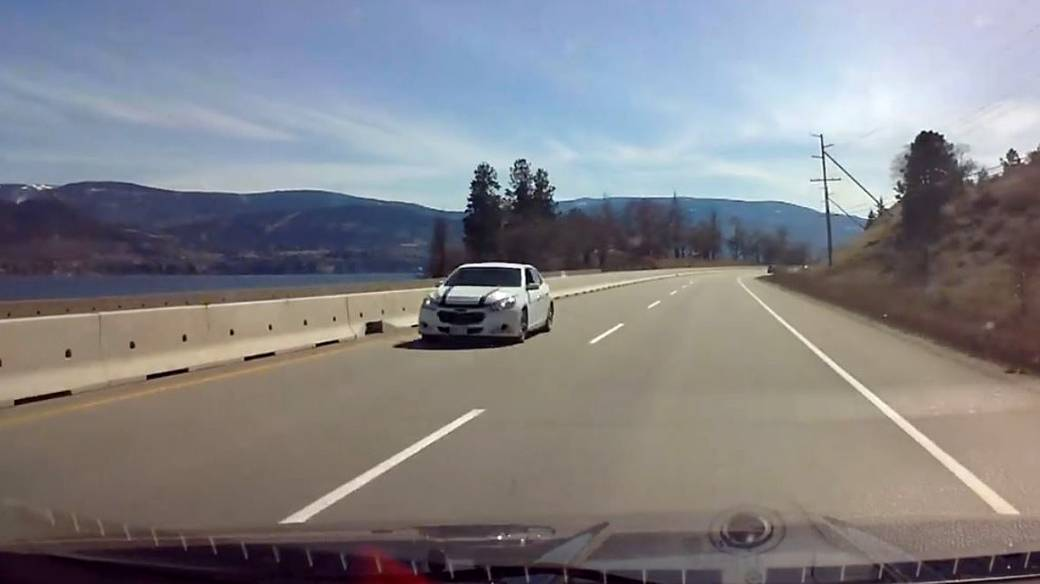
#> input picture image.JPG, 1040 x 584 px, found by its file name
$ python polylineDraw.py
#> lines starting #> are read from the running program, lines starting #| are printed output that depends on the picture; after the words box and inside, x2 and y2 are one past the last pixel; in counts of white or black regions, pixels touching at a corner belong together
# Python program to explain
# cv2.polylines() method

import cv2
import numpy as np

# path
path = r'/home/sanduni/Documents/GitHub/Vehicle-Collision-Warning-System/image.JPG'

# Reading an image in default
# mode
image = cv2.imread(path)
#> image is the input picture: shape (584, 1040, 3); mean B, G, R 134, 129.3, 130

# Window name in which image is
# displayed
window_name = 'Image'

# Polygon corner points coordinates
pts = np.array([[25, 70], [25, 145],
                [75, 10], [150, 190],
                [200, 145], [200, 70],
                [150, 25], [75, 25]],
               np.int32)

pts = pts.reshape((-1, 1, 2))

isClosed = True

# Green color in BGR
color = (0, 255, 0)

# Line thickness of 8 px
thickness = 8

# Using cv2.polylines() method
# Draw a Green polygon with
# thickness of 1 px
image = cv2.polylines(image, [pts],
                      isClosed, color,
                      thickness)
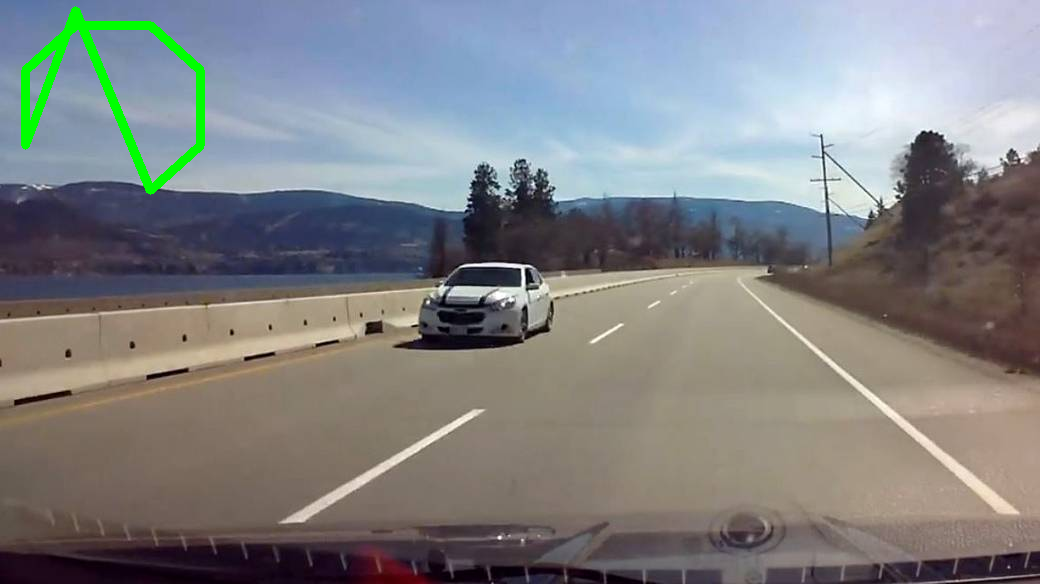
#> image: shape (584, 1040, 3); 1.08% of pixels changed, all inside (x1, y1, x2, y2) = (21, 6, 205, 195)

cv2.imshow('image', image)
# Displaying the image
while(1):

    cv2.imshow('image', image)
    if cv2.waitKey(20) & 0xFF == 27:

#> (key Esc is pressed here)
        break
cv2.destroyAllWindows()
